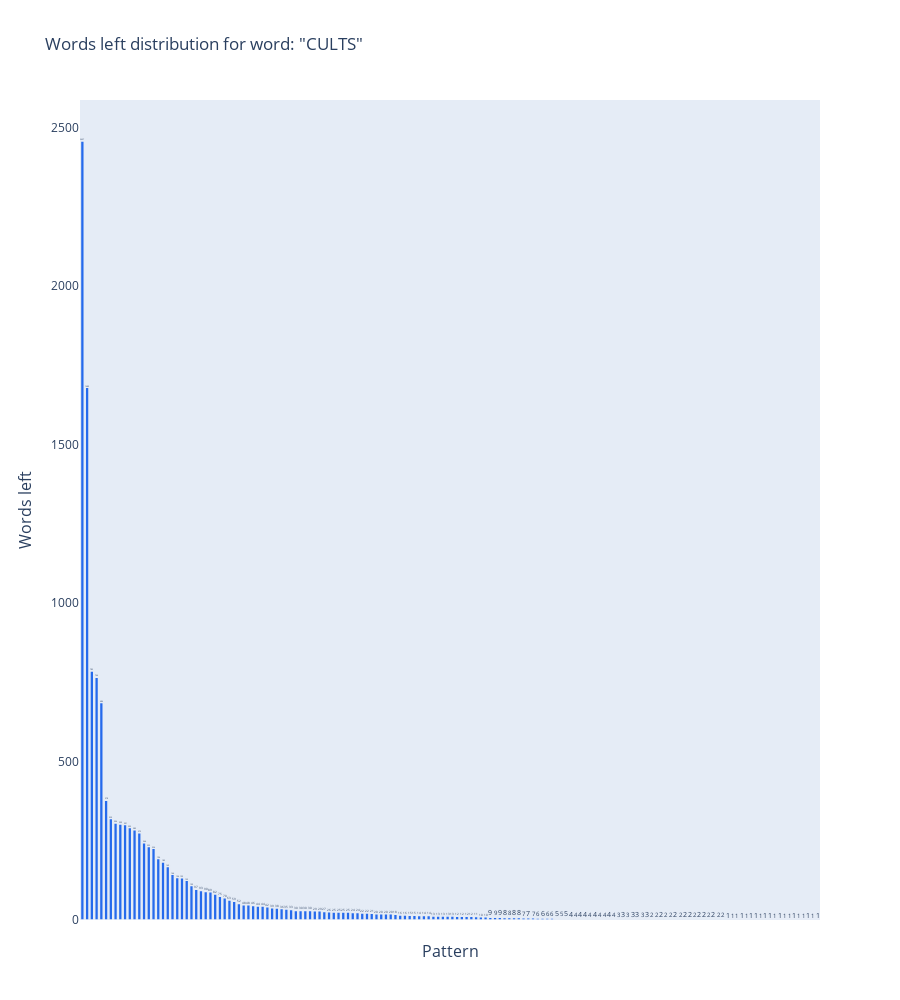

Notebook code cell kept with this figure:
### Code cell
word = "cults"
patterns = compute_patterns()
possible_words = get_word_list(all=True)

# array mapping the number of words left for each pattern related to a given word
words_left = []

for pattern in patterns:
    count, words = count_words_left_from_pattern(word, pattern, possible_words)
    if count > 0:
        words_left.append({
            'pattern': pattern_to_chart_label_string(pattern), 'value': count, 'words': words })

# building pandas like data frame sorted by value compatible with plotly express bar
df = pd.DataFrame(
    data=words_left,
    columns=['pattern', 'value', 'words']
).sort_values(
    by='value',
    ascending=False
)

# figure manipulation
fig = px.bar(
    data_frame=df,
    x='pattern',
    y='value',
    title=f'Words left distribution for word: "{word.upper()}"',
    height=1000,
    text='value',
    hover_data=['pattern', 'value', 'words'],
)

fig.update_xaxes(
    tickangle=45,
    tickfont=dict(size=10),
    title_text="Pattern",
    title_font={"size": 16},
    title_standoff=25,
    showticklabels=False
)

fig.update_yaxes(
    title_text="Words left",
    title_font={"size": 16},
    showgrid=False,
    zeroline=False
)

fig.update_layout(
    hovermode="x",
    hoverlabel=dict(
        bgcolor="white",
    ),
    autosize=True
)

fig.update_traces(
    marker_color='rgb(37,106,236)',
    marker_line_width=1.5,
)

fig.show()

### Figure 1 — Plotly figure (JSON) as saved in the notebook; plotly's stock layout.template omitted (floating-point values rounded to 4 significant figures; data arrays with more than 128 entries replaced by an {"elided": "..."} marker saying what was removed)
{"data": [{"alignmentgroup": "True", "customdata": {"elided": "156 rows, 12972 str values in total"}, "hovertemplate": "pattern=%{x}<br>value=%{text}<br>words=%{customdata[0]}<extra></extra>", "legendgroup": "", "marker": {"color": "rgb(37,106,236)", "line": {"width": 1.5}, "pattern": {"shape": ""}}, "name": "", "offsetgroup": "", "orientation": "v", "showlegend": false, "text": {"elided": "156 int values"}, "textposition": "auto", "type": "bar", "x": {"elided": "156 str values"}, "xaxis": "x", "y": {"elided": "156 int values"}, "yaxis": "y"}], "layout": {"autosize": true, "barmode": "relative", "height": 1000, "hoverlabel": {"bgcolor": "white"}, "hovermode": "x", "legend": {"tracegroupgap": 0}, "title": {"text": "Words left distribution for word: \"CULTS\""}, "xaxis": {"anchor": "y", "domain": [0, 1], "showticklabels": false, "tickangle": 45, "tickfont": {"size": 10}, "title": {"font": {"size": 16}, "standoff": 25, "text": "Pattern"}}, "yaxis": {"anchor": "x", "domain": [0, 1], "showgrid": false, "title": {"font": {"size": 16}, "text": "Words left"}, "zeroline": false}}}
